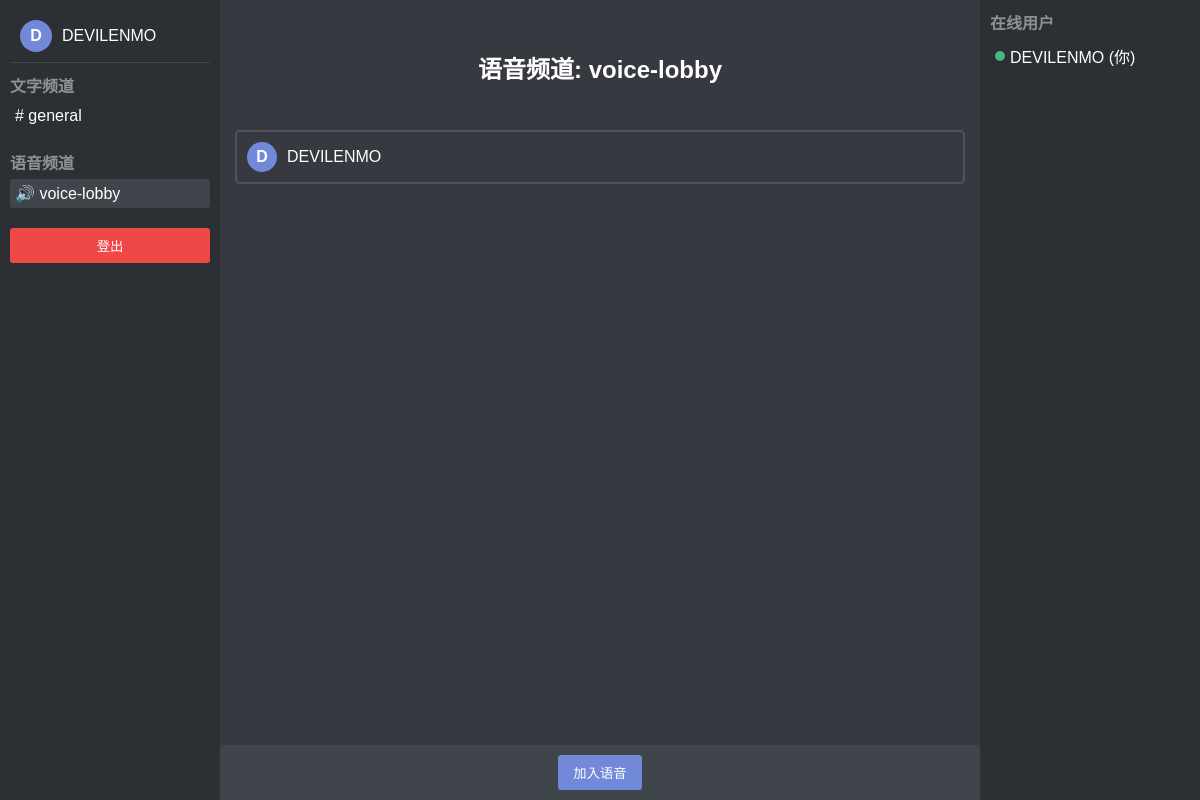
/channel/2 (signed in), run on the app's committed database.
### models.py (models this page shows)
class User(db.Model, UserMixin):
    id = db.Column(db.Integer, primary_key=True)
    username = db.Column(db.String(80), unique=True, nullable=False)
    password = db.Column(db.String(200), nullable=False)
    is_admin = db.Column(db.Boolean, default=False)
    created_at = db.Column(db.DateTime, default=datetime.utcnow)
    avatar_url = db.Column(db.String(255), nullable=True)
    auto_join_voice = db.Column(db.Boolean, default=False)
    messages = db.relationship('Message', backref='user', lazy=True)
    voice_sessions = db.relationship('VoiceSession', backref='user', lazy=True)

class Channel(db.Model):
    id = db.Column(db.Integer, primary_key=True)
    name = db.Column(db.String(80), nullable=False)
    channel_type = db.Column(db.String(10), nullable=False)  # 'text' or 'voice'
    created_at = db.Column(db.DateTime, default=datetime.utcnow)
    is_private = db.Column(db.Boolean, default=False, nullable=False) # 新增 is_private 字段
    messages = db.relationship('Message', backref='channel', lazy=True)
    voice_sessions = db.relationship('VoiceSession', backref='channel', lazy=True)
    members = db.relationship(
        'User',
        secondary=channel_members,
        lazy='subquery', # 或者 'dynamic'，subquery 通常在加载时获取所有成员
        backref=db.backref('joined_channels', lazy=True) # 用户加入的频道列表
    )

class VoiceSession(db.Model):
    id = db.Column(db.Integer, primary_key=True)
    user_id = db.Column(db.Integer, db.ForeignKey('user.id'), nullable=False)
    channel_id = db.Column(db.Integer, db.ForeignKey('channel.id'), nullable=False)
    joined_at = db.Column(db.DateTime, default=datetime.utcnow)
    is_muted = db.Column(db.Boolean, default=False)

### app.py (the view)
@app.route('/channel/<int:channel_id>')
@login_required
def channel(channel_id):
    channel_obj = Channel.query.get_or_404(channel_id) # Renamed to avoid conflict
    if channel_obj.is_private and not current_user.is_admin and current_user not in channel_obj.members:
        flash('您没有权限访问此私有频道。', 'error')
        return redirect(url_for('main'))
    text_channels_query = Channel.query.filter_by(channel_type='text')
    voice_channels_query = Channel.query.filter_by(channel_type='voice')
    if not current_user.is_admin:
        text_channels = [ch for ch in text_channels_query.all() if not ch.is_private or current_user in ch.members]
        voice_channels = [ch for ch in voice_channels_query.all() if not ch.is_private or current_user in ch.members]
    else:
        text_channels = text_channels_query.all()
        voice_channels = voice_channels_query.all()
    if channel_obj.channel_type == 'text':
        messages = Message.query.filter_by(channel_id=channel_id).order_by(Message.timestamp).all()
        return render_template('main.html',
                              current_channel=channel_obj,
                              messages=messages,
                              text_channels=text_channels,
                              voice_channels=voice_channels)
    else:  # 语音频道
        active_users = VoiceSession.query.filter_by(channel_id=channel_id).all()
        return render_template('main.html',
                              current_channel=channel_obj,
                              active_users=active_users,
                              text_channels=text_channels,
                              voice_channels=voice_channels)

### app.py (called while the page is built)
@login_manager.user_loader
def load_user(user_id):
    return User.query.get(int(user_id))

### templates/main.html (shortened to what this page needs)
{% extends "base.html" %}
{% block content %}
<div class="sidebar">
    <div class="user-avatar-container" onclick="location.href='{{ url_for('settings') }}';">
        {% if current_user.avatar_url %}
            <img src="{{ current_user.avatar_url }}" alt="User Avatar" class="avatar-image">
        {% else %}
            <div class="avatar-placeholder">
                <span class="avatar-text">{{ current_user.username[0].upper() }}</span>
            </div>
        {% endif %}
        <span class="username-display">{{ current_user.username }}</span>
    </div>
    <div class="channel-list">
        <div class="channel-header">文字频道</div>
        {% for channel in text_channels %}
        <div class="channel {% if current_channel and current_channel.id == channel.id %}current-channel{% endif %}"
             onclick="location.href='{{ url_for('channel', channel_id=channel.id) }}';">
            {% if channel.is_private %}🔒 {% endif %}# {{ channel.name }}
        </div>
        {% endfor %}
    </div>
    <div class="channel-list">
        <div class="channel-header">语音频道</div>
        {% for channel in voice_channels %}
        <div class="channel {% if current_channel and current_channel.id == channel.id %}current-channel{% endif %}"
             onclick="location.href='{{ url_for('channel', channel_id=channel.id) }}';">
            {% if channel.is_private %}🔒 {% endif %}🔊 {{ channel.name }}
        </div>
        {% endfor %}
    </div>
    <div style="margin-top: 10px;">
        <button onclick="location.href='{{ url_for('logout') }}';"
                style="width: 100%; padding: 8px; background-color: #f04747; color: white; border: none; border-radius: 3px; cursor: pointer;">
            登出
        </button>
    </div>
</div>
<div class="main-content">
    {% if current_channel %}
        {% if current_channel.channel_type == 'text' %}
            <div class="chat-container" id="chat-container">
                {% if messages %}
                    {% for message in messages %}
                    <div class="message" id="message-{{ message.id }}">
                        <div class="message-avatar">
                            {% if message.user.avatar_url %}
                                <img src="{{ message.user.avatar_url }}" alt="{{ message.user.username }} avatar" class="avatar-image-sm">
                            {% else %}
                                <div class="avatar-placeholder-sm">
                                    <span class="avatar-text-sm">{{ message.user.username[0].upper() }}</span>
                                </div>
                            {% endif %}
                        </div>
                        <div class="message-content-container">
                            <span class="username">{{ message.user.username }}</span>
                            <span class="timestamp">{{ message.timestamp.strftime('%H:%M:%S') }}</span>
                            <div class="content">{{ message.content }}</div>
                        </div>
                    </div>
                    {% endfor %}
                {% else %}
                    <div style="text-align: center; margin-top: 20px; color: #8e9297;">
                        没有消息。发送第一条消息开始聊天吧！
                    </div>
                {% endif %}
            </div>
            <div class="message-input">
                <input type="text" id="message-input" placeholder="发送消息到 #{{ current_channel.name }}">
                <button onclick="sendMessage()">发送</button>
            </div>
        {% else %}
            <div class="chat-container">
                <div style="text-align: center; margin: 20px 0;">
                    <h2>语音频道: {{ current_channel.name }}</h2>
                </div>
                <div id="users-container">
                    {% if active_users %}
                        {% for session in active_users %}
                        <div class="voice-user-card" id="voice-user-{{ session.user.id }}">
                            <div class="user-avatar-placeholder">
                                <span>{{ session.user.username[0].upper() }}</span>
                            </div>
                            <span class="username">{{ session.user.username }}</span>
                        </div>
                        {% endfor %}
                    {% else %}
                        <div style="text-align: center; color: #8e9297;">
                            没有人在此频道中。
                        </div>
                    {% endif %}
                </div>
            </div>
            <div class="voice-controls">
                <button id="join-voice-btn" onclick="joinVoiceChannel({{ current_channel.id if current_channel else 'null' }})">加入语音</button>
            </div>
        {% endif %}
    {% endif %}
</div>
<div class="user-list">
    <div class="channel-header">在线用户</div>
    <div id="online-users">
        <div class="user">
            <div class="user-status online"></div>
            <span>{{ current_user.username }} (你)</span>
        </div>
    </div>
</div>
{% endblock %}

### static/css/style.css (style rules this page uses)
body { font-family: Arial, sans-serif; margin: 0; padding: 0; display: flex; height: 100vh; }
.sidebar { width: 200px; background-color: #2c2f33; color: #ffffff; padding: 10px; overflow-y: auto; }
.main-content { flex-grow: 1; background-color: #36393f; color: #ffffff; display: flex; flex-direction: column; }
.user-list { width: 200px; background-color: #2c2f33; color: #ffffff; padding: 10px; overflow-y: auto; }
.channel-list { margin-bottom: 20px; }
.channel-header { font-weight: bold; margin-bottom: 5px; color: #8e9297; }
.channel { padding: 5px; margin: 2px 0; border-radius: 3px; cursor: pointer; }
.current-channel { background-color: #40444b; }
.chat-container { flex-grow: 1; display: flex; flex-direction: column; padding: 10px; overflow-y: auto; }
.user { display: flex; align-items: center; padding: 5px; margin: 2px 0; border-radius: 3px; }
.user-status { width: 10px; height: 10px; border-radius: 50%; margin-right: 5px; }
.online { background-color: #43b581; }
.voice-controls { padding: 10px; background-color: #40444b; display: flex; justify-content: center; }
.voice-controls button { margin: 0 5px; padding: 8px 15px; border: none; border-radius: 3px; background-color: #7289da; color: white; cursor: pointer; }
.avatar-text { color: white; font-weight: bold; }
.user-avatar-container { display: flex; align-items: center; padding: 10px; cursor: pointer; border-bottom: 1px solid #40444b; margin-bottom: 10px; }
.avatar-placeholder { width: 32px; height: 32px; border-radius: 50%; background-color: #7289da; display: flex; justify-content: center; align-items: center; margin-right: 10px; }
.avatar-text { color: white; font-weight: bold; font-size: 1em; }
.username-display { color: #ffffff; font-weight: 500; overflow: hidden; text-overflow: ellipsis; white-space: nowrap; }

### templates/main.html (style rules this page uses)
.voice-user-card { border: 2px solid #4F545C; background-color: #36393F; padding: 10px; margin: 5px; border-radius: 5px; display: flex; align-items: center; transition: border-color 0.3s ease, background-color 0.3s ease; }
.voice-user-card .user-avatar-placeholder { width: 30px; height: 30px; background-color: #7289DA; color: white; display: flex; align-items: center; justify-content: center; border-radius: 50%; margin-right: 10px; font-weight: bold; }
.voice-user-card .username { color: #FFFFFF; }

### data on the page
User: username "D", username "DEVILENMO"
Channel: name "general"
Channel: name "voice-lobby"
VoiceSession: user "D", user.username "DEVILENMO"
